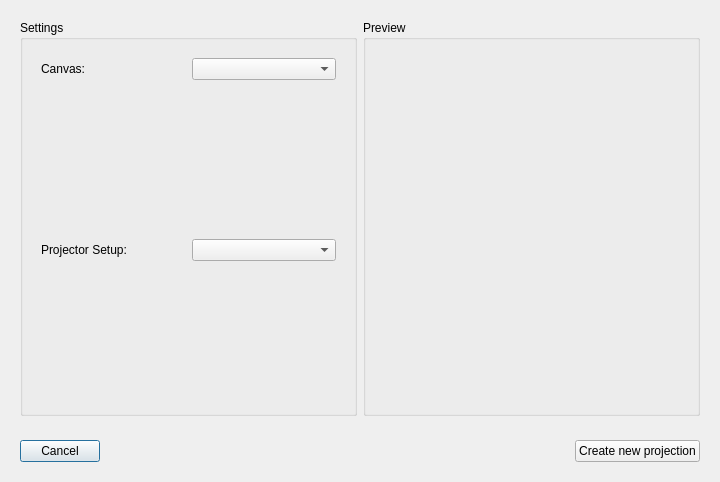
<?xml version="1.0" encoding="UTF-8"?>
<ui version="4.0">
 <class>omni::ui::NewCanvas</class>
 <widget class="QDialog" name="omni::ui::NewCanvas">
  <property name="geometry">
   <rect>
    <x>0</x>
    <y>0</y>
    <width>720</width>
    <height>482</height>
   </rect>
  </property>
  <property name="windowTitle">
   <string>New Projection</string>
  </property>
  <layout class="QVBoxLayout" name="verticalLayout">
   <item>
    <widget class="QFrame" name="verticalFrame">
     <layout class="QHBoxLayout" name="horizontalLayout_2">
      <item>
       <widget class="QGroupBox" name="groupBox">
        <property name="sizePolicy">
         <sizepolicy hsizetype="Preferred" vsizetype="Minimum">
          <horstretch>0</horstretch>
          <verstretch>0</verstretch>
         </sizepolicy>
        </property>
        <property name="title">
         <string>Settings</string>
        </property>
        <layout class="QVBoxLayout" name="verticalLayout_3">
         <item>
          <widget class="QFrame" name="horizontalFrame">
           <layout class="QHBoxLayout" name="horizontalLayout_3">
            <item>
             <widget class="QLabel" name="canvasLabel">
              <property name="text">
               <string>Canvas:</string>
              </property>
             </widget>
            </item>
            <item>
             <widget class="QComboBox" name="cbCanvasType">
              <property name="sizePolicy">
               <sizepolicy hsizetype="Minimum" vsizetype="Minimum">
                <horstretch>0</horstretch>
                <verstretch>0</verstretch>
               </sizepolicy>
              </property>
             </widget>
            </item>
           </layout>
          </widget>
         </item>
         <item>
          <widget class="QFrame" name="canvasFrame">
           <property name="sizePolicy">
            <sizepolicy hsizetype="Preferred" vsizetype="Expanding">
             <horstretch>0</horstretch>
             <verstretch>0</verstretch>
            </sizepolicy>
           </property>
           <property name="frameShape">
            <enum>QFrame::NoFrame</enum>
           </property>
           <property name="frameShadow">
            <enum>QFrame::Raised</enum>
           </property>
          </widget>
         </item>
         <item>
          <widget class="QFrame" name="horizontalFrame_2">
           <property name="sizePolicy">
            <sizepolicy hsizetype="Minimum" vsizetype="Minimum">
             <horstretch>0</horstretch>
             <verstretch>0</verstretch>
            </sizepolicy>
           </property>
           <layout class="QHBoxLayout" name="horizontalLayout_5">
            <item>
             <widget class="QLabel" name="projectorSetupLabel">
              <property name="text">
               <string>Projector Setup:</string>
              </property>
             </widget>
            </item>
            <item>
             <widget class="QComboBox" name="cbProjSetup"/>
            </item>
           </layout>
          </widget>
         </item>
         <item>
          <widget class="QFrame" name="projSetupFrame">
           <property name="sizePolicy">
            <sizepolicy hsizetype="Minimum" vsizetype="Expanding">
             <horstretch>0</horstretch>
             <verstretch>0</verstretch>
            </sizepolicy>
           </property>
           <property name="frameShape">
            <enum>QFrame::NoFrame</enum>
           </property>
           <property name="frameShadow">
            <enum>QFrame::Raised</enum>
           </property>
          </widget>
         </item>
        </layout>
       </widget>
      </item>
      <item>
       <widget class="QGroupBox" name="groupBox_2">
        <property name="sizePolicy">
         <sizepolicy hsizetype="Preferred" vsizetype="Expanding">
          <horstretch>0</horstretch>
          <verstretch>0</verstretch>
         </sizepolicy>
        </property>
        <property name="title">
         <string>Preview</string>
        </property>
        <layout class="QVBoxLayout" name="verticalLayout_2">
         <item>
          <widget class="omni::ui::PreviewGL" name="previewGL" native="true"/>
         </item>
        </layout>
       </widget>
      </item>
     </layout>
    </widget>
   </item>
   <item>
    <widget class="QFrame" name="frame">
     <property name="frameShape">
      <enum>QFrame::NoFrame</enum>
     </property>
     <property name="frameShadow">
      <enum>QFrame::Raised</enum>
     </property>
     <layout class="QHBoxLayout" name="horizontalLayout">
      <item>
       <widget class="QPushButton" name="btnCancel">
        <property name="text">
         <string>Cancel</string>
        </property>
       </widget>
      </item>
      <item>
       <spacer name="horizontalSpacer">
        <property name="orientation">
         <enum>Qt::Horizontal</enum>
        </property>
        <property name="sizeHint" stdset="0">
         <size>
          <width>40</width>
          <height>20</height>
         </size>
        </property>
       </spacer>
      </item>
      <item>
       <widget class="QPushButton" name="btnNew">
        <property name="text">
         <string>Create new projection</string>
        </property>
       </widget>
      </item>
     </layout>
    </widget>
   </item>
  </layout>
 </widget>
 <customwidgets>
  <customwidget>
   <class>omni::ui::PreviewGL</class>
   <extends>QWidget</extends>
   <header>omni/ui/PreviewGL.h</header>
   <container>1</container>
  </customwidget>
 </customwidgets>
 <resources/>
 <connections>
  <connection>
   <sender>btnNew</sender>
   <signal>clicked()</signal>
   <receiver>omni::ui::NewCanvas</receiver>
   <slot>newProjection()</slot>
   <hints>
    <hint type="sourcelabel">
     <x>250</x>
     <y>339</y>
    </hint>
    <hint type="destinationlabel">
     <x>175</x>
     <y>185</y>
    </hint>
   </hints>
  </connection>
  <connection>
   <sender>btnCancel</sender>
   <signal>clicked()</signal>
   <receiver>omni::ui::NewCanvas</receiver>
   <slot>reject()</slot>
   <hints>
    <hint type="sourcelabel">
     <x>60</x>
     <y>339</y>
    </hint>
    <hint type="destinationlabel">
     <x>175</x>
     <y>185</y>
    </hint>
   </hints>
  </connection>
  <connection>
   <sender>cbCanvasType</sender>
   <signal>currentIndexChanged(int)</signal>
   <receiver>omni::ui::NewCanvas</receiver>
   <slot>canvasChanged(int)</slot>
   <hints>
    <hint type="sourcelabel">
     <x>268</x>
     <y>49</y>
    </hint>
    <hint type="destinationlabel">
     <x>359</x>
     <y>240</y>
    </hint>
   </hints>
  </connection>
  <connection>
   <sender>cbProjSetup</sender>
   <signal>currentIndexChanged(int)</signal>
   <receiver>omni::ui::NewCanvas</receiver>
   <slot>projSetupChanged(int)</slot>
   <hints>
    <hint type="sourcelabel">
     <x>268</x>
     <y>240</y>
    </hint>
    <hint type="destinationlabel">
     <x>359</x>
     <y>240</y>
    </hint>
   </hints>
  </connection>
 </connections>
 <slots>
  <slot>newProjection()</slot>
  <slot>canvasChanged(int)</slot>
  <slot>projSetupChanged(int)</slot>
 </slots>
</ui>
